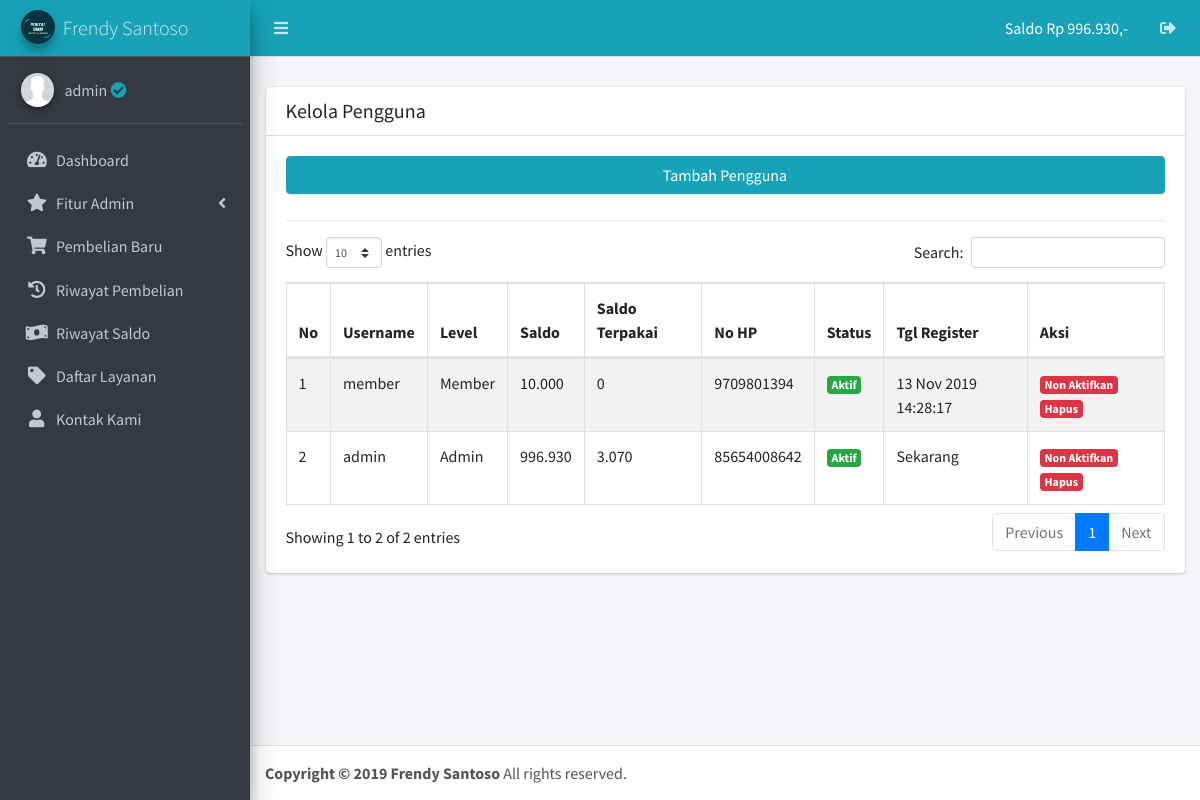
Page /admin/kelola-pengguna/index.php (signed in) on the committed database.
### tables this page shows
CREATE TABLE `user` (
  `id` int(11) NOT NULL,
  `username` varchar(50) NOT NULL,
  `password` varchar(250) NOT NULL,
  `level` varchar(50) NOT NULL,
  `saldo` bigint(20) NOT NULL,
  `saldo_terpakai` bigint(20) NOT NULL,
  `nohp` bigint(20) NOT NULL,
  `status` enum('On','Off') NOT NULL,
  `tgl_reg` varchar(30) NOT NULL
);

### include/function.php (called while the page is built, shortened)
<?php
	require 'data-panel.php';
	$link = "http://localhost/_11-november-2019/smm-free";
?>

### include/data-panel.php (called while the page is built)
<?php
$judul = "Frendy Santoso";
?>

### admin/kelola-pengguna/index.php (the view, shortened to what this page needs)
<?php
require '../../include/function.php';
$username = $_SESSION['username'];
$qUser = mysqli_query($db, "SELECT * FROM user WHERE username = '$username'");
$fUser = mysqli_fetch_assoc($qUser);
?>
<!DOCTYPE html>
<html>
<head>
  <link rel="stylesheet" href="https://use.fontawesome.com/releases/v5.8.2/css/all.css">
  <link rel="stylesheet" href="https://code.ionicframework.com/ionicons/2.0.1/css/ionicons.min.css">
  <link rel="stylesheet" href="<?= $link; ?>/assets/plugins/datatables/dataTables.bootstrap4.css">
  <link rel="stylesheet" href="<?= $link; ?>/assets/dist/css/adminlte.min.css">
</head>
<body class="hold-transition sidebar-mini">
<div class="wrapper">
  <?php require '../../include/header.php'; ?>
  <div class="content-wrapper">
    <section class="content" style="padding-top: 30px;">
      <div class="container-fluid">
        <div class="row">
          <div class="col-md-12">
            <div class="card">
              <div class="card-header">
                <h3 class="card-title">Kelola Pengguna</h3>
              </div>
              <div class="card-body" style="overflow: auto;">
                <div class="row">
                  <div class="col-md-12">
                    <button class="btn btn-info btn-block" style="margin-bottom: 10px;" id="btn-tambah-pengguna">
                      Tambah Pengguna
                    </button>
                  </div>
                </div>
                <hr>
                <table id="example1" class="table table-bordered table-striped">
                  <thead>
                  <tr>
                    <th>No</th>
                    <th>Username</th>
                    <th>Level</th>
                    <th>Saldo</th>
                    <th>Saldo Terpakai</th>
                    <th>No HP</th>
                    <th>Status</th>
                    <th>Tgl Register</th>
                    <th>Aksi</th>
                  </tr>
                  </thead>
                  <tbody>
                    <?php
                    $qRi = mysqli_query($db, "SELECT * FROM user ORDER BY id DESC");
                    $no = 1;
                    while ($fRi = mysqli_fetch_assoc($qRi)) :
                    ?>
                    <tr>
                      <td><?= $no; ?></td>
                      <td><?= $fRi['username']; ?></td>
                      <td><?= $fRi['level']; ?></td>
                      <td><?= number_format($fRi['saldo'],0,',','.'); ?></td>
                      <td><?= number_format($fRi['saldo_terpakai'],0,',','.'); ?></td>
                      <td><?= $fRi['nohp']; ?></td>
                      <td>
                        <?php if ($fRi['status'] === "On"): ?>
                          <span class="badge badge-success">Aktif</span>
                        <?php else : ?>
                          <span class="badge badge-danger">Non Aktif</span>
                        <?php endif ?>
                      </td>
                      <td><?= $fRi['tgl_reg']; ?></td>
                      <td>
                        <?php if ($fRi['status'] === "On"): ?>
                          <a href="?aksi=Off&id=<?= $fRi['id']; ?>" class="badge badge-danger">Non Aktifkan</a>
                        <?php else : ?>
                          <a href="?aksi=On&id=<?= $fRi['id']; ?>" class="badge badge-success">Aktifkan</a>
                        <?php endif ?>
                        <a href="?hapus=<?= $fRi['id']; ?>" class="badge badge-danger">Hapus</a>
                      </td>
                    </tr>
                    <?php $no++; endwhile; ?>
                  </tbody>
                </table>
              </div>
            </div>
          </div>
        </div>
      </div>
    </section>
  </div>
  <?php require '../../include/footer.php'; ?>
</div>
</body>
</html>

### include/header.php (shortened to what this page needs)
<nav class="main-header navbar navbar-expand border-bottom navbar-dark navbar-info">
  <ul class="navbar-nav">
    <li class="nav-item">
      <a class="nav-link" data-widget="pushmenu" href="#"><i class="fas fa-bars"></i></a>
    </li>
  </ul>
  <ul class="navbar-nav ml-auto">
    <li class="nav-item">
      <a class="nav-link text-white" href="<?= $link; ?>/riwayat-saldo">
        Saldo Rp <?= number_format($fUser['saldo'],0,',','.'); ?>,-
      </a>
    </li>
    <li class="nav-item">
      <a class="nav-link" href="<?= $link; ?>/logout">
        <i class="fas fa-sign-out-alt"></i>
      </a>
    </li>
  </ul>
</nav>
<aside class="main-sidebar sidebar-dark-success elevation-4">
  <a href="<?= $link; ?>" class="brand-link navbar-info">
    <img src="<?= $link; ?>/assets/dist/img/portalsmm.png" alt="AdminLTE Logo" class="brand-image img-circle elevation-3"
         style="opacity: .8">
    <span class="brand-text font-weight-light"><?= $judul; ?></span>
  </a>
  <div class="sidebar">
    <div class="user-panel mt-3 pb-3 mb-3 d-flex">
      <div class="image">
        <img src="<?= $link; ?>/assets/dist/img/profile.jpeg" class="img-circle elevation-2" alt="User Image">
      </div>
      <div class="info">
        <a href="#" class="d-block"><?= $username; ?> <?php if ($fUser['level'] === "Admin"): ?><i class="fa fa-check-circle text-info"></i><?php endif ?></a>
      </div>
    </div>
    <nav class="mt-2">
      <ul class="nav nav-pills nav-sidebar flex-column" data-widget="treeview" role="menu" data-accordion="false">
        <li class="nav-item">
          <a href="<?= $link; ?>" class="nav-link">
            <i class="nav-icon fas fa-tachometer-alt"></i>
            <p>
              Dashboard
            </p>
          </a>
        </li>
        <?php if ($fUser['level'] === "Admin"): ?>
        <li class="nav-item has-treeview">
          <a href="#" class="nav-link">
            <i class="nav-icon fas fa-star"></i>
            <p>
              Fitur Admin
              <i class="right fas fa-angle-left"></i>
            </p>
          </a>
        </li>
        <?php endif ?>
        <li class="nav-item">
          <a href="<?= $link; ?>/pembelian-baru" class="nav-link">
            <i class="nav-icon fas fa-shopping-cart"></i>
            <p>
              Pembelian Baru
            </p>
          </a>
        </li>
        <li class="nav-item">
          <a href="<?= $link; ?>/riwayat-pembelian" class="nav-link">
            <i class="nav-icon fas fa-history"></i>
            <p>
              Riwayat Pembelian
            </p>
          </a>
        </li>
        <li class="nav-item">
          <a href="<?= $link; ?>/riwayat-saldo" class="nav-link">
            <i class="nav-icon fas fa-money-bill-wave"></i>
            <p>
              Riwayat Saldo
            </p>
          </a>
        </li>
        <li class="nav-item">
          <a href="<?= $link; ?>/daftar-layanan" class="nav-link">
            <i class="nav-icon fas fa-tag"></i>
            <p>
              Daftar Layanan
            </p>
          </a>
        </li>
        <li class="nav-item">
          <a href="<?= $link; ?>/kontak-kami" class="nav-link">
            <i class="nav-icon fa fa-user"></i>
            <p>
              Kontak Kami
            </p>
          </a>
        </li>
      </ul>
    </nav>
  </div>
</aside>

### rows in the picture
user: saldo "996.930", username "admin", level "Admin", saldo_terpakai "3.070", nohp "85654008642", status "Aktif", tgl_reg "Sekarang"
user: username "member", level "Member", saldo "10.000", saldo_terpakai "0", nohp "9709801394", status "Aktif", tgl_reg "13 Nov 2019 14:28:17"

### other values in the picture
$judul "Frendy Santoso"
$username "admin"
